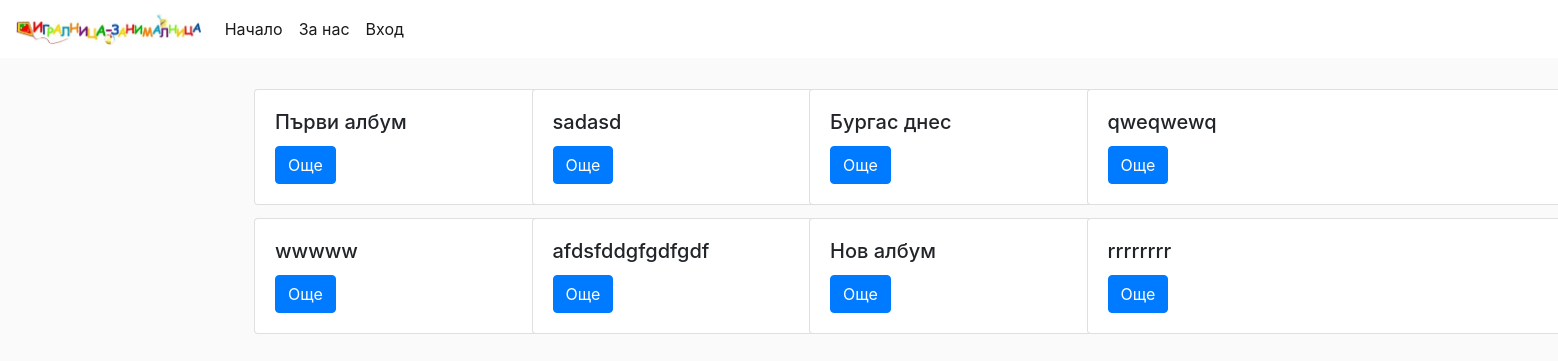
Page /pictures/ on the earlier database version.
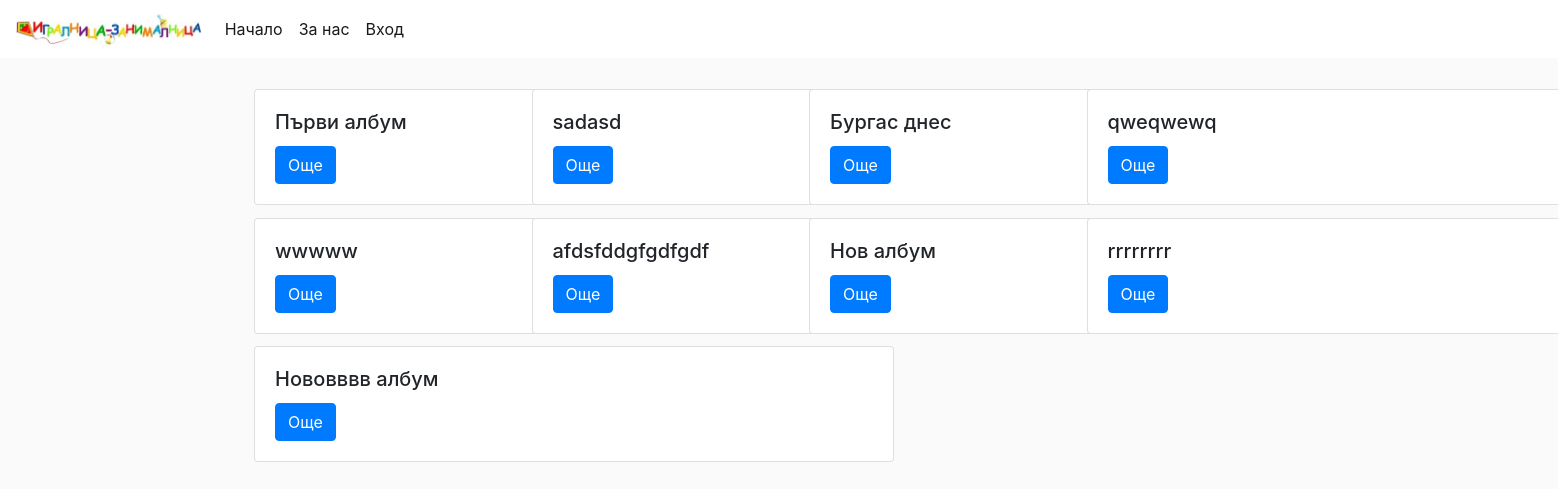
Same page on the later database version.
### pictures/models.py (models this page shows, shortened)
class Album(models.Model):
    title = models.CharField(verbose_name='заглавие', max_length=100)
    pub_date = models.DateField(verbose_name='дата на създаване', auto_now_add=True)
    is_visible = models.BooleanField(verbose_name='публичен', default=True)
    class Meta:
        verbose_name = 'албум'
        verbose_name_plural = 'албуми'

### pictures/views.py (the view)
# urls.py: path('', views.AlbumList.as_view(), name='gallery'),
class AlbumList(ListView):
    model = Album
    template_name = 'gallery.html'
    context_object_name = 'albums'

### pictures/templates/gallery.html (shortened to what this page needs)
{% extends 'index.html' %}
{% block body %}
<div class="container">
    <div class="row">
        {% for album in albums %}
        <div class="col-lg-3">
                <div class="container" style="margin-bottom: 5%">
                    <div class="card" style="width: 40rem;">
                        <div class="card-body" style="border: 5%">
                            <h5 class="card-title">{{album.title}}</h5>
                                <a href="{% url 'album' album.pk %}" class="btn btn-primary">Още</a>
                            </div>
                        </div>
                    </div>
        </div>
        {% endfor %}
    </div>
</div>
{% endblock %}

Differences in the rows shown:
added Album: title "Нововввв албум"
